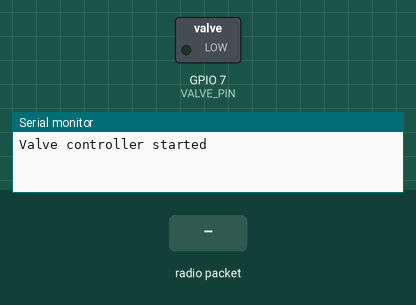
Simulated run of this sketch. Board: ESP32-S3. Parts: switched loads named in the sketch (green lamp = pin HIGH), the last lines printed to the serial monitor. The test bench sets the inputs (shaded band).

Above: at 2.2 s.
2.3 s: radio packet "WATER_ON" arrives
At 2.8 s:
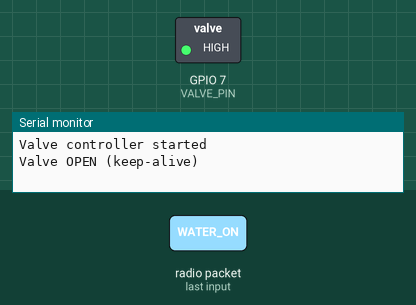
3.8 s: radio packet "WATER_OFF" arrives
At 5.2 s:
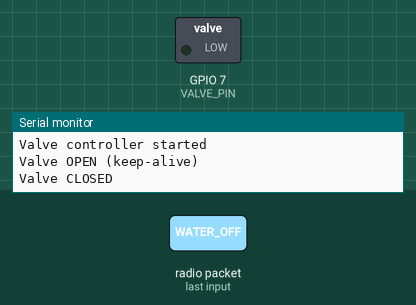
Timing chart, 0 to 6.8 s (numbered marks = the images above; inputs shaded):
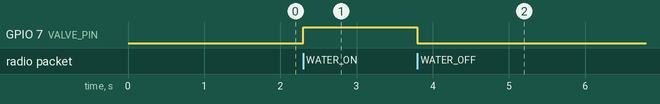

The sketch:

Valve_Controller.ino
```cpp
#include <WiFi.h>
#include <esp_now.h>

// -------------------- MOSFET Pin --------------------
const int VALVE_PIN = 7;

// -------------------- Peer MAC --------------------
uint8_t heltecMac[] = { 0x10, 0x51, 0xDB, 0x2B, 0x5A, 0x6C };

// -------------------- Timing --------------------
unsigned long stateStartTime = 0;
bool valveOn = false;

unsigned long lastWaterCommand = 0;
const unsigned long WATER_TIMEOUT = 15000; // 15 seconds safety cutoff

// -------------------- ESP-NOW Receive --------------------
void onReceive(const esp_now_recv_info *info, const uint8_t *incomingData, int len) {
  char msg[64];
  memcpy(msg, incomingData, len);
  msg[len] = '\0';

  if (strcmp(msg, "WATER_ON") == 0) {
    lastWaterCommand = millis(); // refresh timer
    digitalWrite(VALVE_PIN, HIGH);
    valveOn = true;
    Serial.println("Valve OPEN (keep-alive)");
  }

  if (strcmp(msg, "WATER_OFF") == 0) {
    digitalWrite(VALVE_PIN, LOW);
    valveOn = false;
    Serial.println("Valve CLOSED");
  }

  if (strcmp(msg, "TIME?") == 0) {
    char reply[32];
    sprintf(reply, "TIME:%lu", millis() / 1000);
    esp_now_send(info->src_addr, (uint8_t *)reply, strlen(reply));
  }
}

// -------------------- Setup --------------------
void setup() {
  Serial.begin(115200);
  delay(1000);

  pinMode(VALVE_PIN, OUTPUT);
  digitalWrite(VALVE_PIN, LOW); // Start CLOSED
  valveOn = false;

  WiFi.mode(WIFI_STA);
  esp_now_init();
  esp_now_register_recv_cb(onReceive);

  esp_now_peer_info_t peerInfo = {};
  memcpy(peerInfo.peer_addr, heltecMac, 6);
  esp_now_add_peer(&peerInfo);

  stateStartTime = millis();
  Serial.println("Valve controller started");
}

// -------------------- Loop --------------------
void loop() {
  unsigned long now = millis();

  if (valveOn) {
    if (now - lastWaterCommand > WATER_TIMEOUT) {
      digitalWrite(VALVE_PIN, LOW);
      valveOn = false;
      Serial.println("Valve CLOSED (timeout safety)");
    }
  }
}
```

Measured:
- after the input at 2.3 s, GPIO 7 (VALVE_PIN): LOW → HIGH at once
- after the input at 3.8 s, GPIO 7 (VALVE_PIN): HIGH → LOW at once
